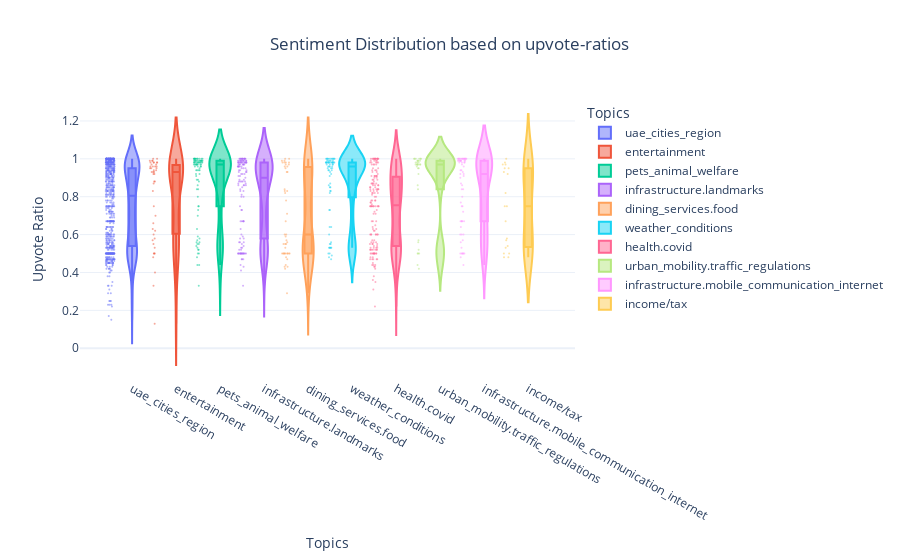

The code cell stored with this chart in its notebook:
### Code cell
# Create a violin plot with Plotly
fig = px.violin(upvote_data, y="upvote_ratio", x="human_labels", color = "human_labels",
                box=True, points="all", title="Sentiment Distribution for Top 10 Topics",
                labels={"human_labels": "Topics", "upvote_ratio": "Upvote Ratio"}, height = 600,
                category_orders={"human_labels": top_comments.index.tolist()})

# Customize the appearance
fig.update_traces(marker=dict(size=2, opacity=0.5), selector=dict(type='violin'))
fig.update_layout(violingap=0.05, violingroupgap=0.3, 
                  violinmode="overlay", title={"text": "Sentiment Distribution based on upvote-ratios", "x": 0.3} )

# Show the plot
fig.show()

### Figure 1 — Plotly figure (JSON) as saved in the notebook; plotly's stock layout.template omitted (floating-point values rounded to 4 significant figures; data arrays with more than 128 entries replaced by an {"elided": "..."} marker saying what was removed)
{"data": [{"alignmentgroup": "True", "box": {"visible": true}, "hovertemplate": "Topics=%{x}<br>Upvote Ratio=%{y}<extra></extra>", "legendgroup": "uae_cities_region", "marker": {"color": "#636efa", "opacity": 0.5, "size": 2}, "name": "uae_cities_region", "offsetgroup": "uae_cities_region", "orientation": "v", "points": "all", "scalegroup": "True", "showlegend": true, "type": "violin", "x": {"elided": "646 str values"}, "x0": " ", "xaxis": "x", "y": {"elided": "646 float values"}, "y0": " ", "yaxis": "y"}, {"alignmentgroup": "True", "box": {"visible": true}, "hovertemplate": "Topics=%{x}<br>Upvote Ratio=%{y}<extra></extra>", "legendgroup": "entertainment", "marker": {"color": "#EF553B", "opacity": 0.5, "size": 2}, "name": "entertainment", "offsetgroup": "entertainment", "orientation": "v", "points": "all", "scalegroup": "True", "showlegend": true, "type": "violin", "x": ["entertainment", "entertainment", "entertainment", "entertainment", "entertainment", "entertainment", "entertainment", "entertainment", "entertainment", "entertainment", "entertainment", "entertainment", "entertainment", "entertainment", "entertainment", "entertainment", "entertainment", "entertainment", "entertainment", "entertainment", "entertainment", "entertainment", "entertainment", "entertainment", "entertainment", "entertainment", "entertainment", "entertainment", "entertainment", "entertainment", "entertainment", "entertainment", "entertainment", "entertainment", "entertainment", "entertainment", "entertainment", "entertainment", "entertainment", "entertainment", "entertainment", "entertainment", "entertainment", "entertainment", "entertainment", "entertainment", "entertainment"], "x0": " ", "xaxis": "x", "y": [0.5, 0.48, 0.53, 0.97, 0.5, 0.98, 0.88, 0.92, 0.93, 0.94, 0.96, 0.62, 1, 0.58, 0.99, 0.99, 0.97, 1, 0.94, 0.96, 0.98, 0.33, 0.98, 0.96, 0.83, 0.75, 0.93, 0.93, 0.99, 0.5, 0.95, 0.57, 0.98, 0.95, 0.6, 0.55, 0.98, 0.95, 0.92, 0.66, 0.4, 0.88, 0.7, 0.13, 0.63, 0.87, 0.96], "y0": " ", "yaxis": "y"}, {"alignmentgroup": "True", "box": {"visible": true}, "hovertemplate": "Topics=%{x}<br>Upvote Ratio=%{y}<extra></extra>", "legendgroup": "pets_animal_welfare", "marker": {"color": "#00cc96", "opacity": 0.5, "size": 2}, "name": "pets_animal_welfare", "offsetgroup": "pets_animal_welfare", "orientation": "v", "points": "all", "scalegroup": "True", "showlegend": true, "type": "violin", "x": ["pets_animal_welfare", "pets_animal_welfare", "pets_animal_welfare", "pets_animal_welfare", "pets_animal_welfare", "pets_animal_welfare", "pets_animal_welfare", "pets_animal_welfare", "pets_animal_welfare", "pets_animal_welfare", "pets_animal_welfare", "pets_animal_welfare", "pets_animal_welfare", "pets_animal_welfare", "pets_animal_welfare", "pets_animal_welfare", "pets_animal_welfare", "pets_animal_welfare", "pets_animal_welfare", "pets_animal_welfare", "pets_animal_welfare", "pets_animal_welfare", "pets_animal_welfare", "pets_animal_welfare", "pets_animal_welfare", "pets_animal_welfare", "pets_animal_welfare", "pets_animal_welfare", "pets_animal_welfare", "pets_animal_welfare", "pets_animal_welfare", "pets_animal_welfare", "pets_animal_welfare", "pets_animal_welfare", "pets_animal_welfare", "pets_animal_welfare", "pets_animal_welfare", "pets_animal_welfare", "pets_animal_welfare", "pets_animal_welfare", "pets_animal_welfare", "pets_animal_welfare", "pets_animal_welfare", "pets_animal_welfare", "pets_animal_welfare", "pets_animal_welfare", "pets_animal_welfare", "pets_animal_welfare", "pets_animal_welfare", "pets_animal_welfare", "pets_animal_welfare", "pets_animal_welfare", "pets_animal_welfare", "pets_animal_welfare", "pets_animal_welfare", "pets_animal_welfare", "pets_animal_welfare", "pets_animal_welfare", "pets_animal_welfare", "pets_animal_welfare", "pets_animal_welfare", "pets_animal_welfare", "pets_animal_welfare", "pets_animal_welfare", "pets_animal_welfare", "pets_animal_welfare", "pets_animal_welfare", "pets_animal_welfare", "pets_animal_welfare", "pets_animal_welfare", "pets_animal_welfare", "pets_animal_welfare", "pets_animal_welfare", "pets_animal_welfare", "pets_animal_welfare", "pets_animal_welfare", "pets_animal_welfare", "pets_animal_welfare", "pets_animal_welfare", "pets_animal_welfare", "pets_animal_welfare", "pets_animal_welfare", "pets_animal_welfare", "pets_animal_welfare", "pets_animal_welfare"], "x0": " ", "xaxis": "x", "y": [0.99, 0.54, 0.98, 0.99, 0.94, 0.95, 0.57, 0.97, 0.99, 0.97, 0.7, 0.99, 0.98, 0.99, 0.99, 0.99, 1, 0.98, 0.53, 0.97, 0.56, 0.96, 0.94, 0.99, 1, 0.98, 0.99, 0.52, 0.98, 0.52, 0.97, 0.99, 0.5, 0.94, 0.48, 0.89, 0.33, 0.91, 0.44, 0.55, 0.98, 0.97, 0.98, 0.58, 0.98, 0.55, 0.98, 0.97, 1, 0.96, 1, 0.97, 0.98, 1, 0.97, 0.56, 0.96, 0.75, 1, 0.5, 0.99, 0.96, 1, 0.75, 0.84, 0.8, 1, 0.89, 0.63, 0.84, 1, 0.86, 1, 0.92, 1, 0.94, 0.73, 0.97, 0.88, 0.98, 1, 0.99, 0.92, 0.59, 0.44], "y0": " ", "yaxis": "y"}, {"alignmentgroup": "True", "box": {"visible": true}, "hovertemplate": "Topics=%{x}<br>Upvote Ratio=%{y}<extra></extra>", "legendgroup": "infrastructure.landmarks", "marker": {"color": "#ab63fa", "opacity": 0.5, "size": 2}, "name": "infrastructure.landmarks", "offsetgroup": "infrastructure.landmarks", "orientation": "v", "points": "all", "scalegroup": "True", "showlegend": true, "type": "violin", "x": {"elided": "129 str values"}, "x0": " ", "xaxis": "x", "y": {"elided": "129 float values"}, "y0": " ", "yaxis": "y"}, {"alignmentgroup": "True", "box": {"visible": true}, "hovertemplate": "Topics=%{x}<br>Upvote Ratio=%{y}<extra></extra>", "legendgroup": "dining_services.food", "marker": {"color": "#FFA15A", "opacity": 0.5, "size": 2}, "name": "dining_services.food", "offsetgroup": "dining_services.food", "orientation": "v", "points": "all", "scalegroup": "True", "showlegend": true, "type": "violin", "x": ["dining_services.food", "dining_services.food", "dining_services.food", "dining_services.food", "dining_services.food", "dining_services.food", "dining_services.food", "dining_services.food", "dining_services.food", "dining_services.food", "dining_services.food", "dining_services.food", "dining_services.food", "dining_services.food", "dining_services.food", "dining_services.food", "dining_services.food", "dining_services.food", "dining_services.food", "dining_services.food", "dining_services.food", "dining_services.food", "dining_services.food", "dining_services.food", "dining_services.food", "dining_services.food", "dining_services.food", "dining_services.food", "dining_services.food", "dining_services.food", "dining_services.food", "dining_services.food", "dining_services.food", "dining_services.food", "dining_services.food", "dining_services.food", "dining_services.food", "dining_services.food", "dining_services.food", "dining_services.food", "dining_services.food", "dining_services.food", "dining_services.food", "dining_services.food", "dining_services.food", "dining_services.food", "dining_services.food"], "x0": " ", "xaxis": "x", "y": [0.48, 0.59, 0.83, 0.99, 0.57, 0.43, 0.55, 0.67, 0.98, 0.98, 0.99, 0.5, 0.5, 0.5, 0.42, 0.93, 0.47, 0.5, 0.78, 0.97, 0.98, 0.44, 0.71, 1, 0.43, 0.5, 0.55, 0.5, 0.56, 0.53, 0.96, 0.96, 0.84, 0.5, 0.82, 0.6, 0.5, 1, 0.6, 0.5, 0.93, 0.97, 0.55, 0.83, 0.29, 0.98, 0.95], "y0": " ", "yaxis": "y"}, {"alignmentgroup": "True", "box": {"visible": true}, "hovertemplate": "Topics=%{x}<br>Upvote Ratio=%{y}<extra></extra>", "legendgroup": "weather_conditions", "marker": {"color": "#19d3f3", "opacity": 0.5, "size": 2}, "name": "weather_conditions", "offsetgroup": "weather_conditions", "orientation": "v", "points": "all", "scalegroup": "True", "showlegend": true, "type": "violin", "x": ["weather_conditions", "weather_conditions", "weather_conditions", "weather_conditions", "weather_conditions", "weather_conditions", "weather_conditions", "weather_conditions", "weather_conditions", "weather_conditions", "weather_conditions", "weather_conditions", "weather_conditions", "weather_conditions", "weather_conditions", "weather_conditions", "weather_conditions", "weather_conditions", "weather_conditions", "weather_conditions", "weather_conditions", "weather_conditions", "weather_conditions", "weather_conditions", "weather_conditions", "weather_conditions", "weather_conditions", "weather_conditions", "weather_conditions", "weather_conditions", "weather_conditions", "weather_conditions", "weather_conditions", "weather_conditions", "weather_conditions", "weather_conditions", "weather_conditions", "weather_conditions", "weather_conditions", "weather_conditions", "weather_conditions", "weather_conditions", "weather_conditions", "weather_conditions", "weather_conditions", "weather_conditions", "weather_conditions", "weather_conditions", "weather_conditions", "weather_conditions", "weather_conditions", "weather_conditions", "weather_conditions", "weather_conditions", "weather_conditions", "weather_conditions", "weather_conditions", "weather_conditions", "weather_conditions", "weather_conditions", "weather_conditions", "weather_conditions", "weather_conditions", "weather_conditions", "weather_conditions", "weather_conditions", "weather_conditions", "weather_conditions", "weather_conditions", "weather_conditions", "weather_conditions", "weather_conditions", "weather_conditions"], "x0": " ", "xaxis": "x", "y": [0.53, 0.47, 0.97, 0.5, 0.98, 0.98, 0.97, 0.99, 0.55, 0.99, 0.97, 0.53, 0.49, 0.98, 0.98, 0.53, 0.91, 0.98, 0.98, 0.85, 0.98, 1, 0.98, 0.55, 0.98, 0.98, 0.48, 0.93, 0.85, 0.92, 0.99, 1, 0.94, 0.95, 0.96, 0.6, 0.96, 0.83, 0.56, 0.95, 0.99, 0.98, 0.53, 0.98, 0.87, 0.53, 0.97, 1, 0.96, 0.73, 0.94, 0.98, 1, 1, 0.99, 1, 1, 0.73, 1, 0.98, 0.83, 1, 0.64, 0.98, 0.5, 1, 0.96, 0.95, 0.86, 0.94, 0.82, 1, 0.64], "y0": " ", "yaxis": "y"}, {"alignmentgroup": "True", "box": {"visible": true}, "hovertemplate": "Topics=%{x}<br>Upvote Ratio=%{y}<extra></extra>", "legendgroup": "health.covid", "marker": {"color": "#FF6692", "opacity": 0.5, "size": 2}, "name": "health.covid", "offsetgroup": "health.covid", "orientation": "v", "points": "all", "scalegroup": "True", "showlegend": true, "type": "violin", "x": {"elided": "164 str values"}, "x0": " ", "xaxis": "x", "y": {"elided": "164 float values"}, "y0": " ", "yaxis": "y"}, {"alignmentgroup": "True", "box": {"visible": true}, "hovertemplate": "Topics=%{x}<br>Upvote Ratio=%{y}<extra></extra>", "legendgroup": "urban_mobility.traffic_regulations", "marker": {"color": "#B6E880", "opacity": 0.5, "size": 2}, "name": "urban_mobility.traffic_regulations", "offsetgroup": "urban_mobility.traffic_regulations", "orientation": "v", "points": "all", "scalegroup": "True", "showlegend": true, "type": "violin", "x": ["urban_mobility.traffic_regulations", "urban_mobility.traffic_regulations", "urban_mobility.traffic_regulations", "urban_mobility.traffic_regulations", "urban_mobility.traffic_regulations", "urban_mobility.traffic_regulations", "urban_mobility.traffic_regulations", "urban_mobility.traffic_regulations", "urban_mobility.traffic_regulations", "urban_mobility.traffic_regulations", "urban_mobility.traffic_regulations", "urban_mobility.traffic_regulations", "urban_mobility.traffic_regulations", "urban_mobility.traffic_regulations", "urban_mobility.traffic_regulations", "urban_mobility.traffic_regulations", "urban_mobility.traffic_regulations", "urban_mobility.traffic_regulations", "urban_mobility.traffic_regulations", "urban_mobility.traffic_regulations", "urban_mobility.traffic_regulations", "urban_mobility.traffic_regulations", "urban_mobility.traffic_regulations", "urban_mobility.traffic_regulations", "urban_mobility.traffic_regulations", "urban_mobility.traffic_regulations", "urban_mobility.traffic_regulations", "urban_mobility.traffic_regulations", "urban_mobility.traffic_regulations", "urban_mobility.traffic_regulations", "urban_mobility.traffic_regulations", "urban_mobility.traffic_regulations", "urban_mobility.traffic_regulations", "urban_mobility.traffic_regulations"], "x0": " ", "xaxis": "x", "y": [0.44, 0.57, 0.99, 0.5, 0.98, 0.95, 0.97, 0.95, 0.84, 0.99, 0.5, 0.98, 0.97, 0.56, 0.99, 0.97, 1, 1, 1, 1, 0.97, 0.42, 0.97, 0.52, 0.96, 0.99, 1, 0.98, 0.5, 0.97, 0.86, 0.97, 0.92, 1], "y0": " ", "yaxis": "y"}, {"alignmentgroup": "True", "box": {"visible": true}, "hovertemplate": "Topics=%{x}<br>Upvote Ratio=%{y}<extra></extra>", "legendgroup": "infrastructure.mobile_communication_internet", "marker": {"color": "#FF97FF", "opacity": 0.5, "size": 2}, "name": "infrastructure.mobile_communication_internet", "offsetgroup": "infrastructure.mobile_communication_internet", "orientation": "v", "points": "all", "scalegroup": "True", "showlegend": true, "type": "violin", "x": ["infrastructure.mobile_communication_internet", "infrastructure.mobile_communication_internet", "infrastructure.mobile_communication_internet", "infrastructure.mobile_communication_internet", "infrastructure.mobile_communication_internet", "infrastructure.mobile_communication_internet", "infrastructure.mobile_communication_internet", "infrastructure.mobile_communication_internet", "infrastructure.mobile_communication_internet", "infrastructure.mobile_communication_internet", "infrastructure.mobile_communication_internet", "infrastructure.mobile_communication_internet", "infrastructure.mobile_communication_internet", "infrastructure.mobile_communication_internet", "infrastructure.mobile_communication_internet", "infrastructure.mobile_communication_internet", "infrastructure.mobile_communication_internet", "infrastructure.mobile_communication_internet", "infrastructure.mobile_communication_internet", "infrastructure.mobile_communication_internet", "infrastructure.mobile_communication_internet", "infrastructure.mobile_communication_internet", "infrastructure.mobile_communication_internet", "infrastructure.mobile_communication_internet", "infrastructure.mobile_communication_internet", "infrastructure.mobile_communication_internet", "infrastructure.mobile_communication_internet", "infrastructure.mobile_communication_internet", "infrastructure.mobile_communication_internet", "infrastructure.mobile_communication_internet", "infrastructure.mobile_communication_internet", "infrastructure.mobile_communication_internet", "infrastructure.mobile_communication_internet", "infrastructure.mobile_communication_internet", "infrastructure.mobile_communication_internet", "infrastructure.mobile_communication_internet", "infrastructure.mobile_communication_internet", "infrastructure.mobile_communication_internet", "infrastructure.mobile_communication_internet", "infrastructure.mobile_communication_internet", "infrastructure.mobile_communication_internet", "infrastructure.mobile_communication_internet", "infrastructure.mobile_communication_internet", "infrastructure.mobile_communication_internet", "infrastructure.mobile_communication_internet", "infrastructure.mobile_communication_internet", "infrastructure.mobile_communication_internet", "infrastructure.mobile_communication_internet", "infrastructure.mobile_communication_internet", "infrastructure.mobile_communication_internet", "infrastructure.mobile_communication_internet", "infrastructure.mobile_communication_internet", "infrastructure.mobile_communication_internet", "infrastructure.mobile_communication_internet", "infrastructure.mobile_communication_internet", "infrastructure.mobile_communication_internet", "infrastructure.mobile_communication_internet", "infrastructure.mobile_communication_internet", "infrastructure.mobile_communication_internet", "infrastructure.mobile_communication_internet", "infrastructure.mobile_communication_internet", "infrastructure.mobile_communication_internet", "infrastructure.mobile_communication_internet", "infrastructure.mobile_communication_internet", "infrastructure.mobile_communication_internet"], "x0": " ", "xaxis": "x", "y": [0.48, 0.99, 0.5, 0.5, 0.99, 1, 0.98, 0.96, 0.97, 0.5, 0.57, 0.75, 0.99, 0.67, 0.75, 0.99, 0.53, 0.99, 0.99, 0.94, 0.92, 0.99, 0.99, 0.5, 0.87, 0.67, 0.93, 0.5, 0.98, 0.44, 0.56, 0.8, 0.94, 0.5, 0.86, 1, 1, 0.9, 1, 1, 0.67, 0.91, 1, 0.92, 0.84, 0.6, 0.77, 1, 1, 0.84, 1, 0.98, 1, 1, 1, 0.67, 0.6, 1, 0.67, 1, 1, 0.64, 0.72, 0.6, 0.98], "y0": " ", "yaxis": "y"}, {"alignmentgroup": "True", "box": {"visible": true}, "hovertemplate": "Topics=%{x}<br>Upvote Ratio=%{y}<extra></extra>", "legendgroup": "income/tax", "marker": {"color": "#FECB52", "opacity": 0.5, "size": 2}, "name": "income/tax", "offsetgroup": "income/tax", "orientation": "v", "points": "all", "scalegroup": "True", "showlegend": true, "type": "violin", "x": ["income/tax", "income/tax", "income/tax", "income/tax", "income/tax", "income/tax", "income/tax", "income/tax", "income/tax", "income/tax", "income/tax", "income/tax", "income/tax", "income/tax", "income/tax", "income/tax", "income/tax", "income/tax", "income/tax", "income/tax"], "x0": " ", "xaxis": "x", "y": [0.48, 0.58, 0.5, 0.75, 0.98, 1, 0.75, 0.57, 0.95, 0.97, 0.54, 0.93, 0.97, 0.67, 0.95, 0.53, 0.5, 0.48, 0.92, 0.82], "y0": " ", "yaxis": "y"}], "layout": {"autosize": true, "legend": {"title": {"text": "Topics"}, "tracegroupgap": 0}, "title": {"text": "Sentiment Distribution based on upvote-ratios", "x": 0.3}, "violingap": 0.05, "violingroupgap": 0.3, "violinmode": "overlay", "xaxis": {"anchor": "y", "autorange": true, "categoryarray": ["uae_cities_region", "entertainment", "pets_animal_welfare", "infrastructure.landmarks", "dining_services.food", "weather_conditions", "health.covid", "urban_mobility.traffic_regulations", "infrastructure.mobile_communication_internet", "income/tax"], "categoryorder": "array", "domain": [0, 1], "range": [-1.174, 10.06], "title": {"text": "Topics"}, "type": "category"}, "yaxis": {"anchor": "x", "autorange": true, "domain": [0, 1], "range": [-0.1623, 1.311], "title": {"text": "Upvote Ratio"}, "type": "linear"}}}
